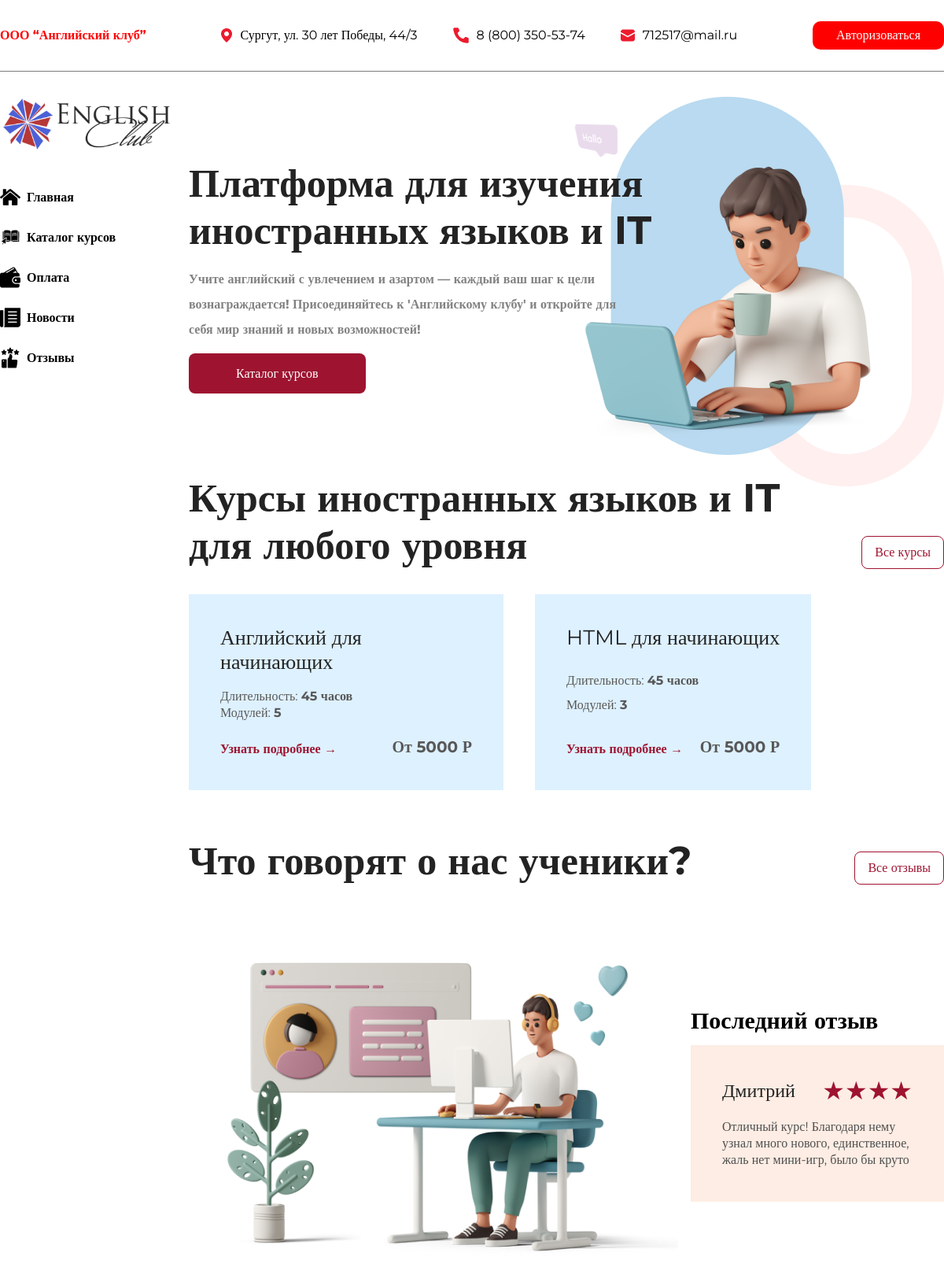
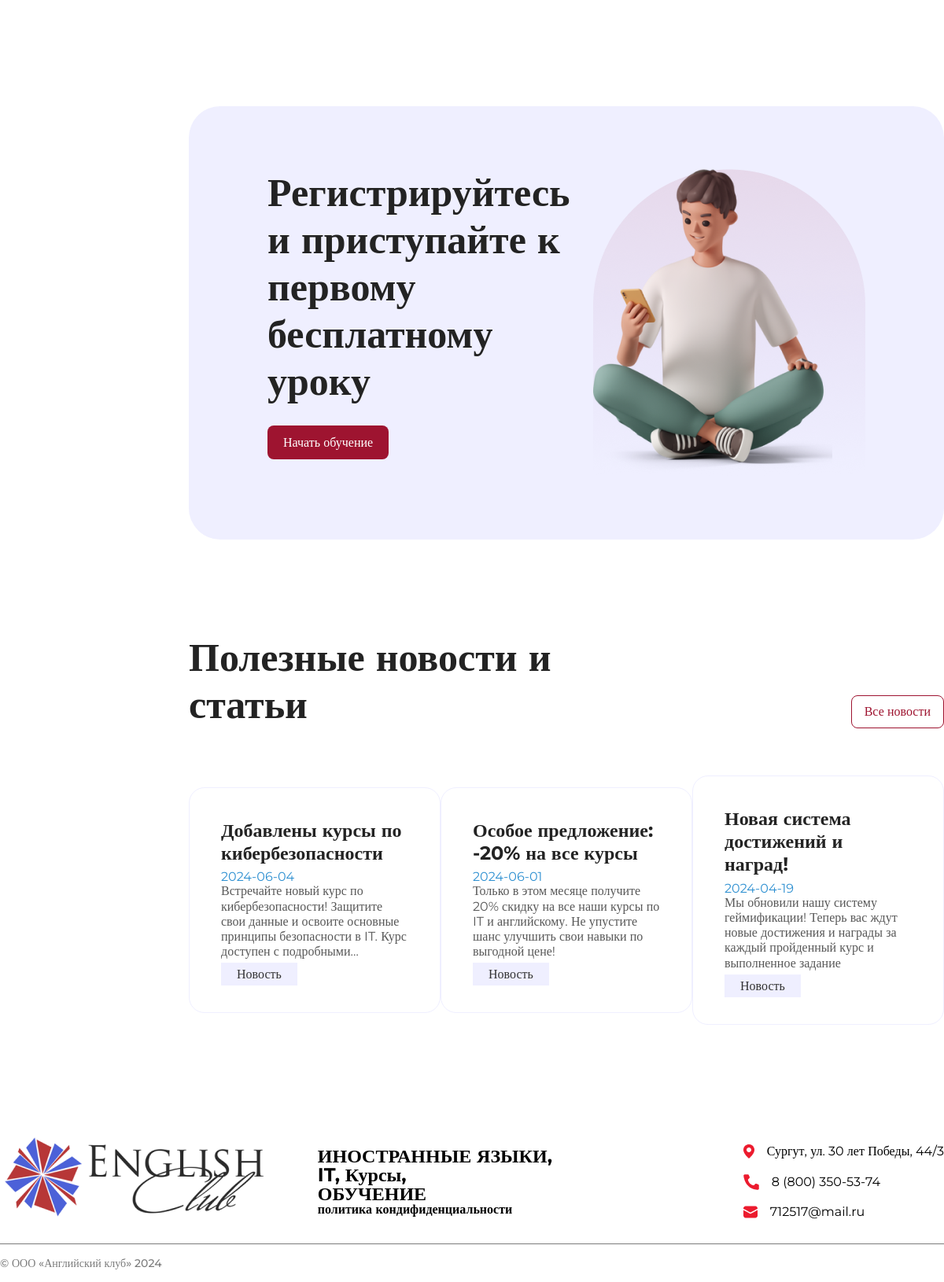
The page / on the database its author committed (2 pictures, top to bottom).
### tables this page shows
CREATE TABLE `course` (
  `id` int(11) NOT NULL,
  `name` varchar(64) NOT NULL,
  `modules` int(11) NOT NULL,
  `duration` int(11) NOT NULL,
  `price` int(11) NOT NULL,
  `type` varchar(32) NOT NULL,
  `about` text NOT NULL,
  `tests` int(11) NOT NULL,
  `lesson` int(11) NOT NULL
);

CREATE TABLE `review` (
  `id` int(11) NOT NULL,
  `name` varchar(64) NOT NULL,
  `mark` int(11) NOT NULL,
  `description` text NOT NULL,
  `course_id` int(11) DEFAULT NULL
);

CREATE TABLE `news` (
  `id` int(11) NOT NULL,
  `title` varchar(64) NOT NULL,
  `date` date NOT NULL,
  `description` text NOT NULL
);

### pages/main.php (the view, shortened to what this page needs)
<?php
    include 'scripts/php/connect.php';
?>
<!DOCTYPE html>
<html lang="en">
<head>
    <link rel="stylesheet" href="../assets/css/reset.css">
    <link rel="stylesheet" href="../assets/css/style.css">
    <link rel="stylesheet" href="../assets/css/main.css">
</head>
<body>
    <?php include 'components/header.php';?>
    <main class="_container">
        <?php include 'components/navigation.php';?>
        <div class="main">
            <section class="intro">
                <img src="../assets/img/main/intro.png" alt="intro">
                <h2>Платформа для изучения иностранных языков и IT</h2>
                <p>Учите английский с увлечением и азартом — каждый ваш шаг к цели вознаграждается! Присоединяйтесь к 'Английскому клубу' и откройте для себя мир знаний и новых возможностей!</p>
                <a href="/catalog">Каталог курсов</a>
            </section>
            <section class="courses">
                <div class="courses__header">
                    <h2>Курсы иностранных языков и IT для любого уровня</h2>
                    <a href="/catalog" class="main__all">Все курсы</a>
                </div>
                <div class="courses__body">
                    <?php
                        $courseResult = $conn -> query('SELECT * from course ORDER BY id ASC LIMIT 2');
                        while($row = $courseResult -> fetch_assoc()) {
                    ?>
                    <div class="course__block" style="background: #DEF1FF;">
                        <h3><?= $row['name']?></h3>
                        <span>Длительность: <b><?= $row['duration']?> часов</b></span>
                        <span>Модулей: <b><?= $row['modules']?></b></span>
                        <div class="course__block__bottom">
                            <a href="/course/<?= $row['id']?>">Узнать подробнее &rarr;</a>
                            <span><b>От <?= $row['price']?> Р</b></span>
                        </div>
                    </div>
                    <?php }?>
                </div>
            </section>
            <section class="reviews">
                <div class="reviews__header">
                    <h2>Что говорят о нас ученики?</h2>
                    <a href="/reviews" class="main__all">Все отзывы</a>
                </div>
                <div class="reviews__body">
                    <img src="../assets/img/main/review.png" alt="review">
                    <div class="reviews__body__text">
                        <h3>Последний отзыв</h3>
                        <div class="reviews__block">
                            <div class="reviews__block__header">
                                <?php
                                    $result = $conn -> query('SELECT * from review ORDER BY id DESC LIMIT 1') -> fetch_assoc();
                                ?>
                                <span><?= $result['name']?></span>
                                <div class="mark">
                                    <?php
                                        for ($mark=0; $mark < $result['mark']; $mark++) {
                                            echo '&#9733;';
                                        }
                                    ?>
                                </div>
                            </div>
                            <p><?= $result['description']?></p>
                        </div>
                    </div>
                </div>
            </section>
            <section class="reg">
                <div class="reg__text">
                    <h2>Регистрируйтесь и приступайте к первому бесплатному уроку</h2>
                    <a href="/auth">Начать обучение</a>
                </div>
                <img src="../assets/img/main/reg.png" alt="reg">
            </section>
            <section class="news">
                <div class="news__header">
                    <h2>Полезные новости и статьи</h2>
                    <a href="/news" class="main__all">Все новости</a>
                </div>
                <div class="news__body">
                    <?php
                        $newsResult = $conn -> query('SELECT * from news ORDER BY id DESC LIMIT 3');
                        while($row = $newsResult -> fetch_assoc()) {
                    ?>
                    <div class="news__block">
                        <h3><?= $row['title']?></h3>
                        <span><?= $row['date']?></span>
                        <p><?= $row['description']?></p>
                        <div class="news__block__bottom">
                            <a href="">Новость</a>
                        </div>
                    </div>
                    <?php }?>
                </div>
            </section>
        </div>
    </main>
    <?php include 'components/footer.php';?>
</body>
</html>

### assets/css/style.css (style rules this page uses)
:root { --h2-color: #232323; --h2-size: 3.125rem; --h2-weight: bold; --h2-family: Montserrat; --button-on-page: #9E1430; }
a { text-decoration: none; }
._container { margin: 0 auto; max-width: 90rem; }
main { display: grid; grid-template-columns: 20% 80%; }
h2 { font-size: var(--h2-size); color: var(--h2-color); font-weight: var(--h2-weight); font-family: var(--h2-family); line-height: 1.2; }
.main__all { font-family: Montserrat; padding: .75rem 1rem; background: none; border: 1px solid var(--button-on-page); border-radius: .5rem; color: var(--button-on-page); }
.mark { color: #9E1430; font-size: 2rem; }
.reviews__block__header { font-size: 1.5rem; display: flex; justify-content: space-between; font-family: Montserrat; align-items: center; color: #232323; margin-bottom: 1.25rem; }
.reviews__block p { font-family: Montserrat; font-size: 1rem; color: #4F4F4F; line-height: 1.3; }

### assets/css/main.css (style rules this page uses)
:root { --button-on-page: #9E1430; }
.intro { padding: 5rem 0 0; position: relative; margin-bottom: 7.5rem; }
.intro h2 { max-width: 40rem; }
.intro p { margin-top: 1rem; margin-bottom: 2rem; max-width: 35rem; font-size: 1rem; color: #828282; font-weight: bold; font-family: Montserrat; line-height: 2; }
.intro a { padding: 1rem 3.75rem; background: var(--button-on-page); color: white; border-radius: .5rem; font-family: Montserrat; }
.intro img { position: absolute; right: 0; top: 0; z-index: -1; }
.courses { margin-bottom: 60px; }
.courses__header { display: flex; justify-content: space-between; align-items: flex-end; margin-bottom: 2rem; }
.courses__header h2 { max-width: 50rem; }
.courses__body { display: flex; }
.course__block:not(:last-child) { margin-right: 2.5rem; }
.course__block { display: flex; flex-direction: column; justify-content: space-between; max-width: 20rem; padding: 2.5rem; }
.course__block h3 { max-width: 20rem; color: #232323; font-size: 1.625rem; font-family: Montserrat; margin-bottom: 1.25rem; line-height: 1.2; }
.course__block span { color: #585858; font-size: 1rem; font-family: Montserrat; margin-bottom: .3125rem; }
.course__block span b { font-weight: bold; }
.course__block__bottom { margin-top: 1.25rem; display: flex; justify-content: space-between; align-items: center; }
.course__block__bottom a { font-size: 1rem; font-family: Montserrat; font-weight: bold; color: #9E1430; }
.course__block__bottom span { font-size: 1.25rem; }
.reviews { margin-bottom: 9rem; }
.reviews__header { display: flex; justify-content: space-between; align-items: flex-end; margin-bottom: 4rem; }
.reviews__body { display: flex; justify-content: space-between; align-items: center; }
.reviews__body__text h3 { font-size: 1.875rem; font-weight: bold; font-family: Montserrat; margin-bottom: 1rem; }
.reviews__block { padding: 2.625rem 2.5rem; background: #FDEDE4; }
.reg { display: flex; justify-content: space-between; background: #EFEFFF; border-radius: 2.5rem; padding: 5rem 6.25rem; margin-bottom: 7.5rem; }
.reg__text { max-width: 37.5rem; }
.reg__text h2 { margin-bottom: 2.5rem; }
.reg__text a { padding: .75rem 1.25rem; background: var(--button-on-page); border-radius: .5rem; color: white; font-family: Montserrat; font-size: 1rem; }
.news { margin-bottom: 7.5rem; }
.news__header { display: flex; justify-content: space-between; align-items: flex-end; margin-bottom: 3.75rem; }
.news__header h2 { max-width: 35rem; }
.news__body { display: flex; justify-content: space-between; align-items: center; }
.news__block { padding: 2.5rem; border: 1px solid #EFEFFF; border-radius: 1.25rem; }
.news__block h3 { max-width: 20rem; font-size: 1.5rem; font-weight: bold; font-family: Montserrat; color: #232323; line-height: 1.2; margin-bottom: .5rem; }
.news__block span { font-size: 1rem; font-weight: normal; font-family: Montserrat; color: #2E90D1; margin-bottom: .5rem; }
.news__block p { max-width: 17rem; font-size: 1rem; font-weight: normal; font-family: Montserrat; color: #585858; overflow: hidden; display: -webkit-box; -webkit-line-clamp: 5; -webkit-box-orient: vertical; line-height: 1.2; margin-bottom: .75rem; }
.news__block__bottom a { padding: .3125rem 1.25rem; background: #EFEFFF; color: #333; font-family: Montserrat; }

### rows shown on the page
course: name "Английский для начинающих", duration "45", modules "5", price "5000"
course: name "HTML для начинающих", duration "45", modules "3", price "5000"
review: name "Дмитрий", description "Отличный курс! Благодаря нему узнал много нового, единственное, жаль нет мини-игр, было бы круто"
news: title "Добавлены курсы по кибербезопасности", date "2024-06-04", description "Встречайте новый курс по кибербезопасности! Защитите свои данные и освоите основные принципы безопасности в IT. Курс доступен с…"
news: title "Особое предложение: -20% на все курсы", date "2024-06-01", description "Только в этом месяце получите 20% скидку на все наши курсы по IT и английскому. Не упустите шанс улучшить свои навыки по выгодной цене!"
news: title "Новая система достижений и наград!", date "2024-04-19", description "Мы обновили нашу систему геймификации! Теперь вас ждут новые достижения и награды за каждый пройденный курс и выполненное задание"
